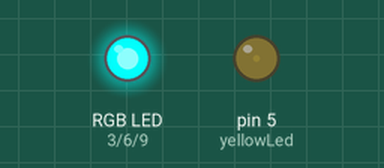
Simulated run of this sketch. Board: Arduino Uno, built with avr-gcc and run on an emulated ATmega328P. Parts: an RGB LED mixed from three pins (HIGH = lit), output pins drawn as LEDs (lit = HIGH). Dim RGB values are drawn brighter than linear.

Above: at 0.05 s.
At 0.65 s:
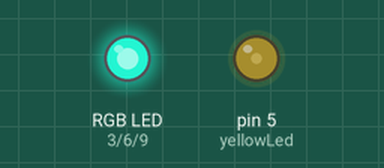
At 1.3 s:
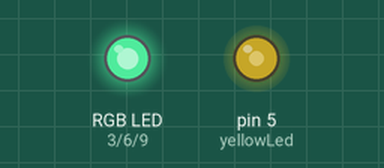
At 2.55 s:
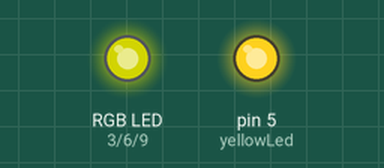
At 3.8 s:
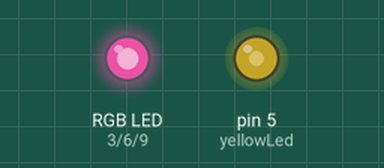
At 5.1 s:
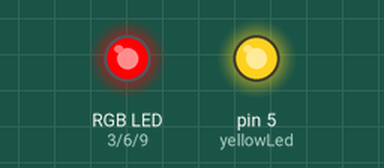
Timing chart, 0 to 6.7 s (numbered marks = the images above):
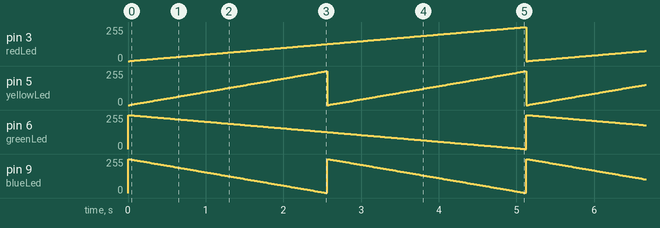

Measured:
- by itself, pin 3 (redLed): ramps from 0/255 to 255/255 and jumps back, once every 5.1 s
- by itself, pin 5 (yellowLed): ramps from 0/255 to 254/255 and jumps back, once every 2.6 s
- by itself, pin 6 (greenLed): ramps from 255/255 to 0/255 and jumps back, once every 5.1 s
- by itself, pin 9 (blueLed): ramps from 255/255 to 1/255 and jumps back, once every 2.6 s

The sketch:

led_pwm.ino
```cpp
const int redLed = 3;
const int yellowLed = 5;
const int greenLed = 6;
const int blueLed = 9;

void setup() {
  pinMode(redLed, OUTPUT);
  pinMode(yellowLed, OUTPUT);
  pinMode(greenLed, OUTPUT);
  pinMode(blueLed, OUTPUT);
}


void loop() {
  for (int i = 0; i <= 255; i++) {
    analogWrite(redLed, i);
    analogWrite(yellowLed, (i * 2) % 256);
    analogWrite(greenLed, 255 - i);
    analogWrite(blueLed, 255 - ((i * 2) % 256));
    delay(20);
  }
}
```
